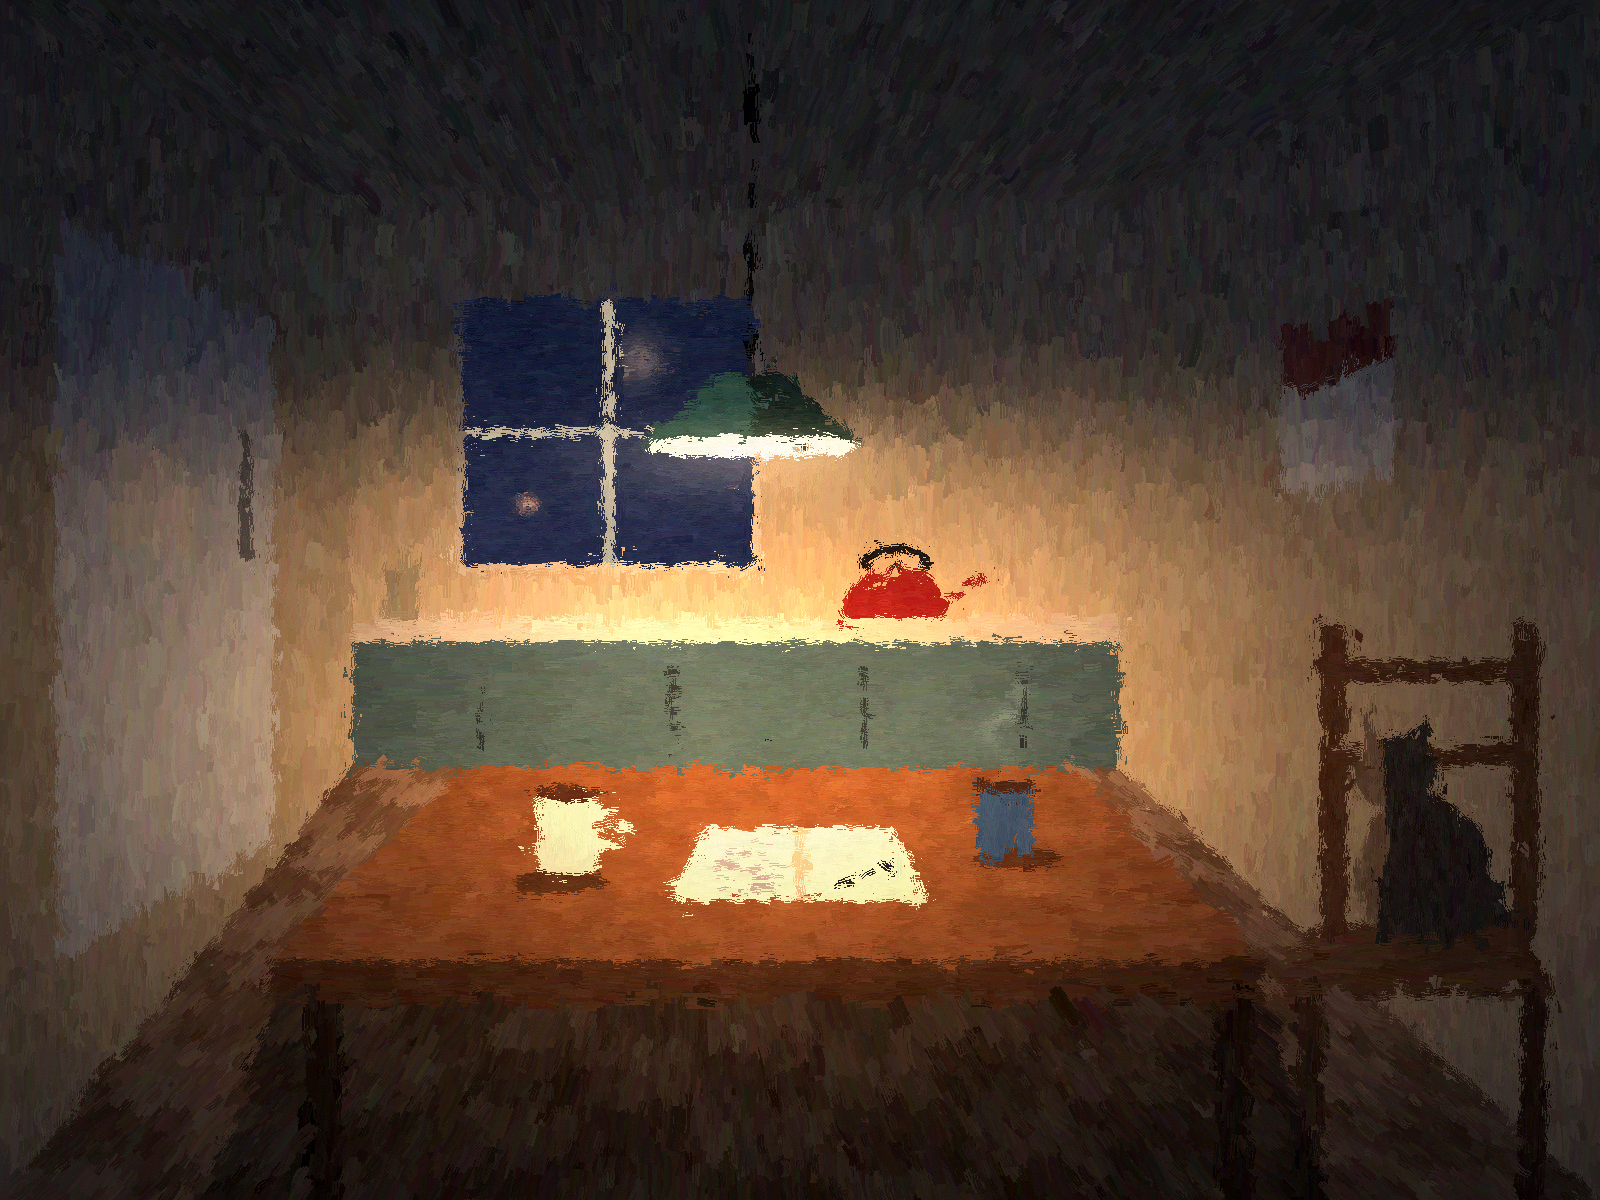

This chart was generated by the following Python code:
"""Kitchen, 4 a.m. — one pendant lamp, two mugs, a cat, the window dark."""
import sys, math, random
sys.path.insert(0, "..")
import numpy as np
from PIL import Image, ImageFilter
from brush import Scene, paint, smoothstep

W, H = 1600, 1200
sc = Scene(W, H, seed=11)
u, v = sc.u, sc.v
VX, VY = 0.44, 0.46
PI2 = math.pi / 2

# ---- albedo (what things are made of) ----
bw = (0.22, 0.17, 0.70, 0.64)  # back wall
ceil = sc.poly([(0, 0), (1, 0), (bw[2], bw[1]), (bw[0], bw[1])])
floor = sc.poly([(0, 1), (1, 1), (bw[2], bw[3]), (bw[0], bw[3])])
lwall = sc.poly([(0, 0), (bw[0], bw[1]), (bw[0], bw[3]), (0, 1)])
rwall = sc.poly([(1, 0), (bw[2], bw[1]), (bw[2], bw[3]), (1, 1)])
back = sc.rect(*bw)
wallc = np.array([196, 176, 140.])  # old cream paint
sc.fill(back, wallc, PI2, var=18, seed=1)
sc.fill(lwall, wallc * 0.92, PI2, var=18, seed=2)
sc.fill(rwall, wallc * 0.95, PI2, var=18, seed=3)
sc.fill(ceil, wallc * 0.85, None, var=10, seed=4); sc.ang[ceil] = sc.toward(VX, VY)[ceil]
# floor: worn linoleum checks fading into dark
fl = np.array([120, 92, 70.]) + 14 * (((np.floor((u - VX) / np.maximum(v - VY, 0.01) * 6) + np.floor(np.log(np.maximum(v - VY, 0.01)) * 9)) % 2) * 2 - 1)[..., None]
sc.fill(floor, fl, None, var=20, seed=5); sc.ang[floor] = sc.toward(VX, VY)[floor]

# window in the back wall: night
win = sc.rect(0.29, 0.25, 0.47, 0.47)
frame = sc.rect(0.285, 0.245, 0.475, 0.475) & ~win
sc.fill(frame, [210, 200, 180], PI2)
night = np.array([22, 30, 58.]) + (np.array([40, 46, 78.]) - np.array([22, 30, 58.])) * smoothstep(0.25, 0.47, v)[..., None]
sc.fill(win, night, 0.0, var=10, seed=6)
mull = win & ((abs(u - 0.38) < 0.0035) | (abs(v - 0.36) < 0.004))
sc.fill(mull, [190, 180, 160], PI2)
# counter under the window, along the back wall
counter = sc.rect(bw[0], 0.53, bw[2], bw[3])
sc.fill(counter, [70, 92, 96], 0.0, var=12, seed=7)  # painted cupboards, teal gone grey
top = sc.rect(bw[0], 0.515, bw[2], 0.535)
sc.fill(top, [200, 190, 170], 0.0)
for cx in [0.30, 0.42, 0.54, 0.64]:
    sc.fill(sc.rect(cx - 0.0015, 0.56, cx + 0.0015, 0.62), [40, 50, 52], PI2)  # cupboard seams
# kettle + a jar on the counter
kettle = (sc.ellipse(0.56, 0.50, 0.03, 0.028) & (v < 0.515)) | sc.rect(0.528, 0.497, 0.592, 0.515)
spout = sc.poly([(0.588, 0.50), (0.612, 0.478), (0.616, 0.482), (0.592, 0.508)])
handle = sc.ellipse(0.56, 0.47, 0.022, 0.016) & ~sc.ellipse(0.56, 0.472, 0.016, 0.011) & (v < 0.474)
knob = sc.ellipse(0.56, 0.47, 0.005, 0.004)
sc.fill(kettle | spout, [140, 34, 30], 0.0)
sc.fill(handle | knob, [30, 26, 26], 0.0)
jar = sc.rect(0.24, 0.47, 0.262, 0.515)
sc.fill(jar, [160, 150, 120], PI2)
# fridge hum on the left wall: a pale tall shape in perspective
fridge = sc.poly([(0.035, 0.18), (0.17, 0.27), (0.17, 0.70), (0.035, 0.80)])
sc.fill(fridge, [205, 205, 196], PI2, var=10, seed=8)
sc.fill(sc.poly([(0.15, 0.36), (0.158, 0.365), (0.158, 0.47), (0.15, 0.47)]), [120, 120, 118], PI2)
paper = sc.poly([(0.07, 0.36), (0.12, 0.38), (0.12, 0.46), (0.07, 0.45)])
sc.fill(paper, [225, 215, 190], PI2)  # a note on the fridge
# a calendar on the right wall
cal = sc.poly([(0.80, 0.28), (0.87, 0.25), (0.87, 0.40), (0.80, 0.41)])
sc.fill(cal, [220, 214, 200], PI2)
sc.fill(sc.poly([(0.80, 0.28), (0.87, 0.25), (0.87, 0.30), (0.80, 0.325)]), [150, 70, 60], PI2)

# the table
tt = sc.poly([(0.17, 0.80), (0.79, 0.80), (0.67, 0.64), (0.29, 0.64)])
wood = np.array([128, 78, 44.]) + ((sc.noise(18, 2, 9) - 0.5) * 30)[..., None] * np.array([1, 0.8, 0.6])
sc.fill(tt, wood, 0.0, lock=0.6)
apron = sc.poly([(0.17, 0.80), (0.79, 0.80), (0.79, 0.835), (0.17, 0.835)])
sc.fill(apron, wood * 0.6, 0.0)
for lx in [0.19, 0.76]:
    sc.fill(sc.rect(lx, 0.835, lx + 0.022, 1.0), [70, 42, 26], PI2)
# chair on the right with the cat
seat = sc.poly([(0.80, 0.83), (0.97, 0.83), (0.95, 0.77), (0.82, 0.77)])
sc.fill(seat, [100, 64, 40], 0.0)
for bx in [0.825, 0.945]:
    sc.fill(sc.rect(bx, 0.52, bx + 0.016, 0.78), [92, 58, 36], PI2)
for by in [0.55, 0.62]:
    sc.fill(sc.rect(0.825, by, 0.961, by + 0.018), [92, 58, 36], 0.0)
sc.fill(sc.rect(0.81, 0.83, 0.826, 1.0), [70, 44, 28], PI2)
sc.fill(sc.rect(0.95, 0.83, 0.966, 1.0), [70, 44, 28], PI2)
# the cat, sitting up, watching the table
body = sc.ellipse(0.888, 0.725, 0.042, 0.062) & (v < 0.775)
haunch = sc.ellipse(0.905, 0.75, 0.035, 0.03)
head = sc.ellipse(0.872, 0.645, 0.026, 0.03)
ears = sc.poly([(0.852, 0.636), (0.853, 0.598), (0.868, 0.622)]) | sc.poly([(0.875, 0.618), (0.892, 0.596), (0.894, 0.632)])
tail = sc.poly([(0.92, 0.77), (0.955, 0.772), (0.96, 0.76), (0.94, 0.755), (0.915, 0.76)])
cat = body | haunch | head | ears | tail
catc = np.array([52, 46, 44.]) + ((sc.noise(8, 2, 10) - 0.5) * 18)[..., None]
sc.fill(cat, catc, PI2, lock=0.3)
# things on the table: two mugs, a notebook, a pen
book = sc.poly([(0.42, 0.75), (0.58, 0.75), (0.56, 0.69), (0.44, 0.69)])
sc.fill(book, [232, 226, 210], 0.0)
sc.fill(sc.poly([(0.497, 0.75), (0.503, 0.75), (0.502, 0.69), (0.498, 0.69)]), [180, 170, 150], PI2)
for ly in np.linspace(0.70, 0.74, 5):
    sc.fill(sc.rect(0.45, ly, 0.49, ly + 0.0025), [150, 150, 170], 0.0)
sc.fill(sc.poly([(0.52, 0.735), (0.555, 0.72), (0.557, 0.724), (0.522, 0.739)]), [30, 30, 40], -0.4)
m1 = sc.rect(0.335, 0.66, 0.375, 0.72) | sc.ellipse(0.355, 0.72, 0.02, 0.008)
sc.fill(m1, [214, 210, 200], PI2)
sc.fill(sc.ellipse(0.355, 0.66, 0.02, 0.007), [70, 40, 26])  # coffee
h1 = sc.ellipse(0.38, 0.69, 0.012, 0.018) & ~sc.ellipse(0.38, 0.69, 0.006, 0.01) & (u > 0.375)
sc.fill(h1, [214, 210, 200])
m2 = sc.rect(0.61, 0.655, 0.645, 0.705) | sc.ellipse(0.6275, 0.705, 0.0175, 0.007)
sc.fill(m2, [52, 78, 120], PI2)
sc.fill(sc.ellipse(0.6275, 0.655, 0.0175, 0.006), [60, 36, 22])
# the lamp: cord + enamel shade
LX, LY = 0.47, 0.37
sc.fill(sc.rect(LX - 0.0015, 0.0, LX + 0.0015, LY - 0.06), [30, 28, 26], PI2, lock=1)
shade = sc.poly([(LX - 0.018, LY - 0.06), (LX + 0.018, LY - 0.06), (LX + 0.07, LY), (LX - 0.07, LY)])
sc.fill(shade, [40, 70, 62], None, var=8, seed=12)
sc.ang[shade] = 0.0
bulb = sc.ellipse(LX, LY + 0.002, 0.066, 0.01)
sc.fill(bulb, [255, 244, 210])

albedo = sc.col.copy() / 255.0

# ---- light ----
amb = np.array([38, 46, 72.])  # blue night coming in
illum = np.broadcast_to(amb, sc.col.shape).copy()
# the lamp throws down and out: strong on the table, softer on walls, little on the ceiling
d = np.sqrt(((u - LX) * 1.0) ** 2 + ((v - (LY + 0.25)) * 1.25) ** 2)
lamp = np.exp(-(d / 0.30) ** 2) * 1.15 + np.exp(-(d / 0.65) ** 2) * 0.45
lamp = lamp * (0.3 + 0.7 * smoothstep(LY - 0.12, LY + 0.06, v))
illum += lamp[..., None] * np.array([255, 196, 128.])
# window cool spill on the counter top
illum += (np.exp(-(((u - 0.38) / 0.12) ** 2 + ((v - 0.52) / 0.03) ** 2)) * 40)[..., None] * np.array([0.6, 0.7, 1.0])
col = albedo * illum
# emissive / self-lit bits
glow_mask = win | bulb
col[win] = sc.col[win]
col[bulb] = sc.col[bulb]
# reflection of the lamp in the window glass, faint
col += (np.exp(-(((u - 0.40) / 0.012) ** 2 + ((v - 0.30) / 0.02) ** 2)) * 90 * win)[..., None] * np.array([1, 0.75, 0.45])
# a streetlight far off
col += (np.exp(-(((u - 0.33) / 0.006) ** 2 + ((v - 0.42) / 0.006) ** 2)) * 160 * win)[..., None] * np.array([1, 0.6, 0.25])
# shade interior glow + air glow under the lamp
col += (np.exp(-(((u - LX) / 0.09) ** 2 + ((v - LY - 0.01) / 0.03) ** 2)) * 70)[..., None] * np.array([1, 0.85, 0.6])
# cast shadows: mugs and the cat's own shadow on the table / chair
sh = (sc.ellipse(0.35, 0.735, 0.03, 0.01) | sc.ellipse(0.635, 0.715, 0.028, 0.009)) & tt & ~m1 & ~m2
col[sh] *= 0.62
under = sc.poly([(0.17, 0.835), (0.79, 0.835), (0.83, 1.0), (0.13, 1.0)]) & floor
col[under] *= 0.55
# steam from the blue mug
steam = np.exp(-(((u - 0.627 - 0.01 * np.sin(v * 90)) / 0.006) ** 2)) * smoothstep(0.66, 0.60, v) * smoothstep(0.55, 0.60, v)
col += (steam * 26)[..., None]
rim = cat & ~sc.poly([(0.87, 0.58), (2, 0.58), (2, 1), (0.85, 1)])
col[rim & (u < 0.865)] = col[rim & (u < 0.865)] * 1.6 + np.array([30, 18, 6.])
sc.col = col
sc.focus = sc.ellipse(0.47, 0.68, 0.22, 0.14) | cat | win | sc.ellipse(LX, LY, 0.1, 0.05)

img = paint(sc, ground=(40, 30, 28), passes=[
    (5000, 90, 30, 6, 5, None, 0),
    (22000, 44, 14, 4, 3, None, 0),
    (40000, 20, 6, 3, 2, None, 0.15),
])
img.save("kitchen.png")
img.resize((1200, 900)).save("/tmp/claude-1000/-home-exedev/8930d46f-13d7-4a15-aac7-309674d2fad5/scratchpad/k_prev.png")
print("ok")
